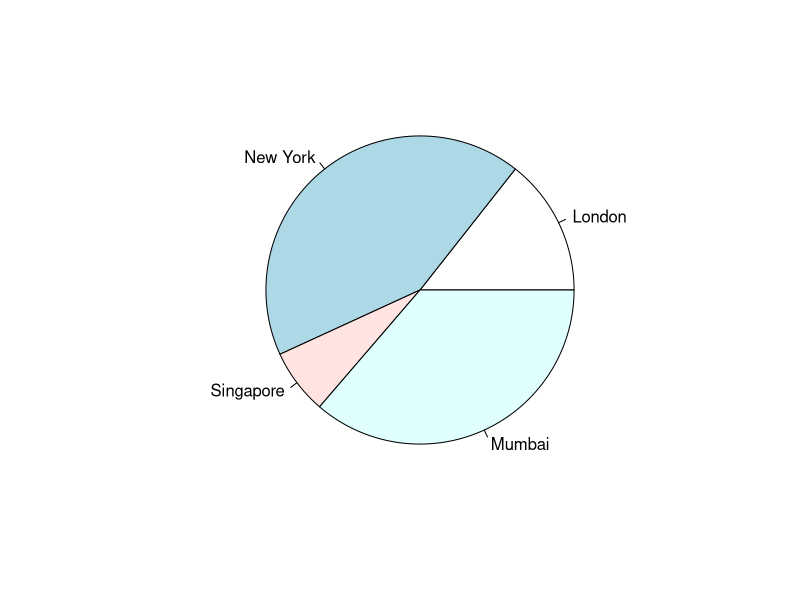
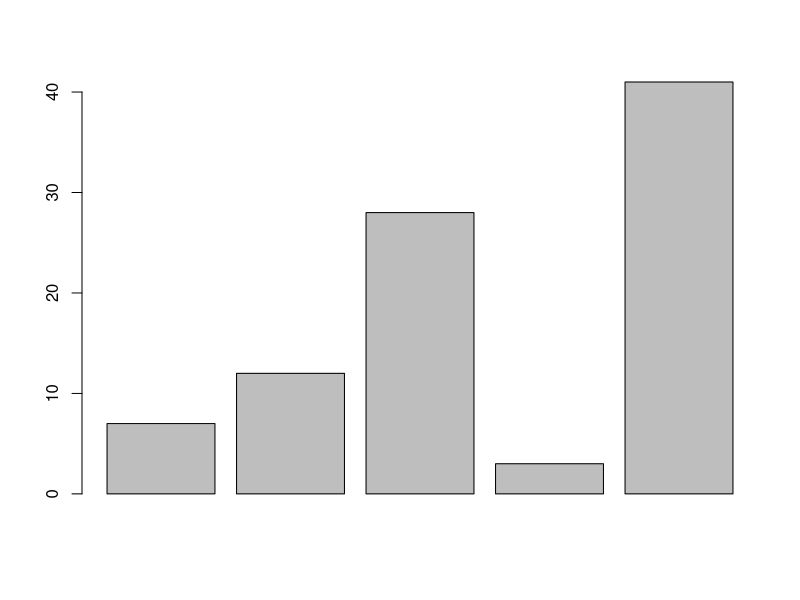
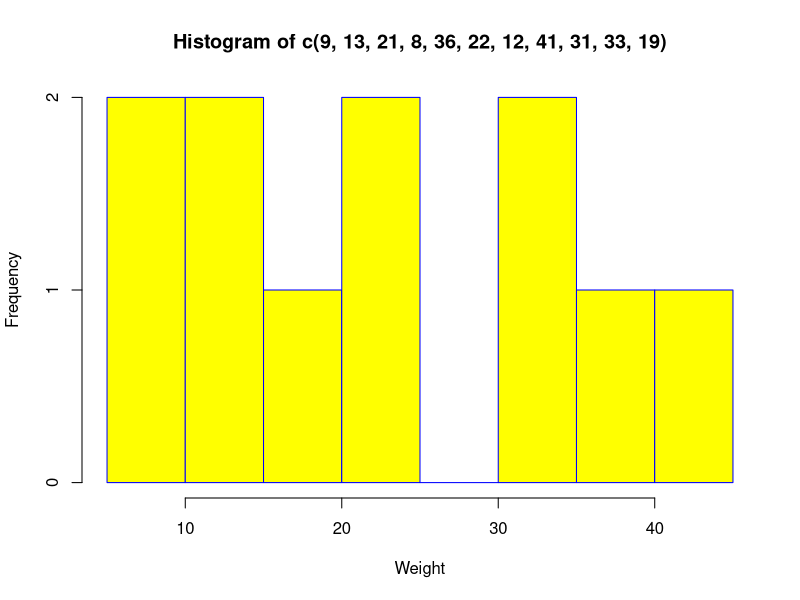
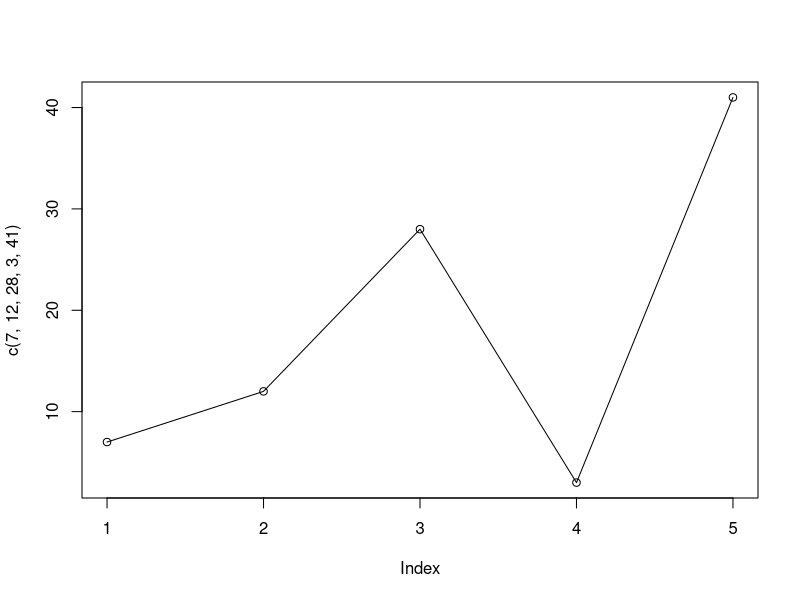
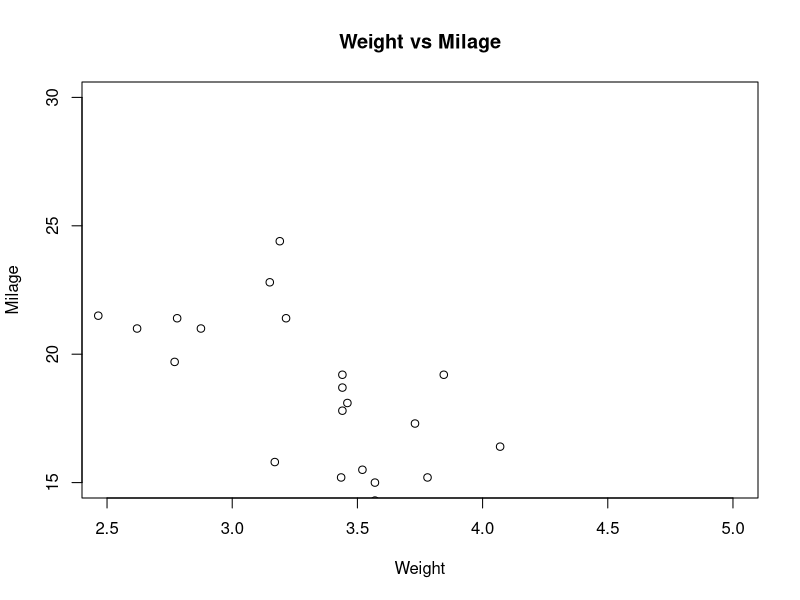
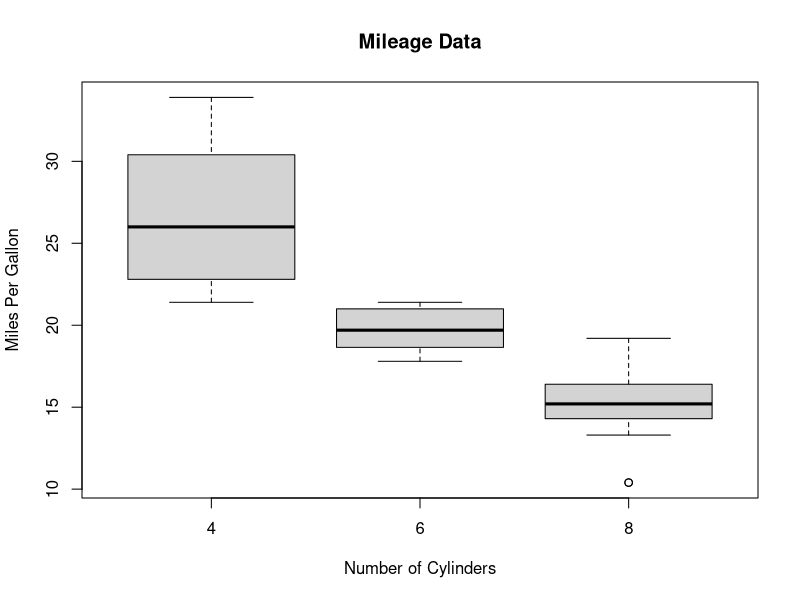

The R script that drew these images, in order:
## 파이 차트
x <- c(21, 62, 10, 53)
labels <- c("London", "New York", "Singapore", "Mumbai")
pie(x,labels)

## 바 차트
barplot(c(7,12,28,3,41))

## 히스토그램
hist(c(9,13,21,8,36,22,12,41,31,33,19),xlab = "Weight",col = "yellow",border = "blue")

## 라인차트
plot(c(7,12,28,3,41),type = "o")

## 산포도
input <- mtcars[,c('wt','mpg')]
print(input)
plot(x = input$wt,y = input$mpg,
     xlab = "Weight",
     ylab = "Milage",
     xlim = c(2.5,5),
     ylim = c(15,30),		 
     main = "Weight vs Milage"
)

## 주식차트
input <- mtcars[,c('mpg','cyl')]
print(head(input))
boxplot(mpg ~ cyl, data = mtcars, xlab = "Number of Cylinders",
        ylab = "Miles Per Gallon", main = "Mileage Data")
